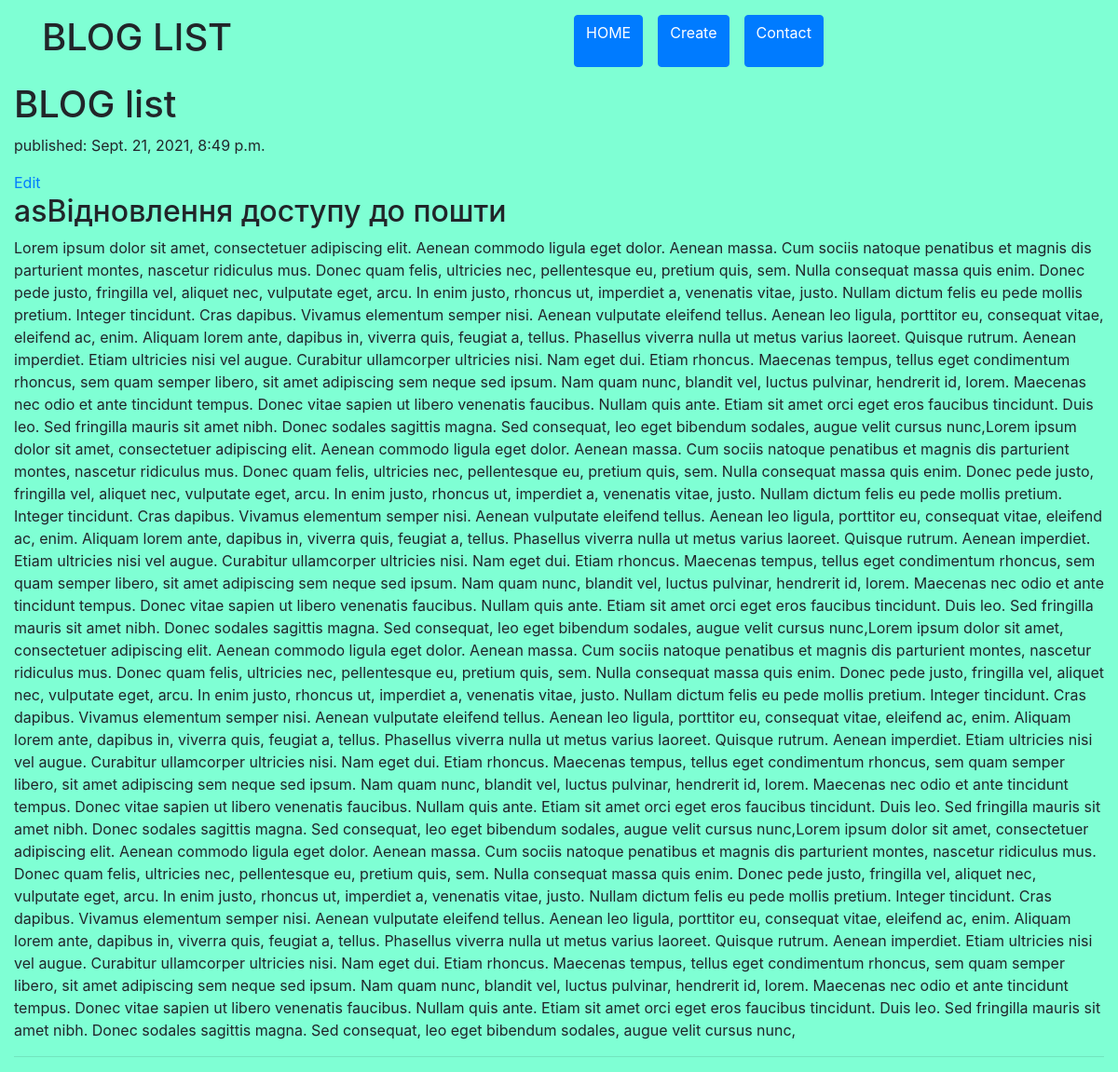
The page /post/2 on the database as committed earlier.
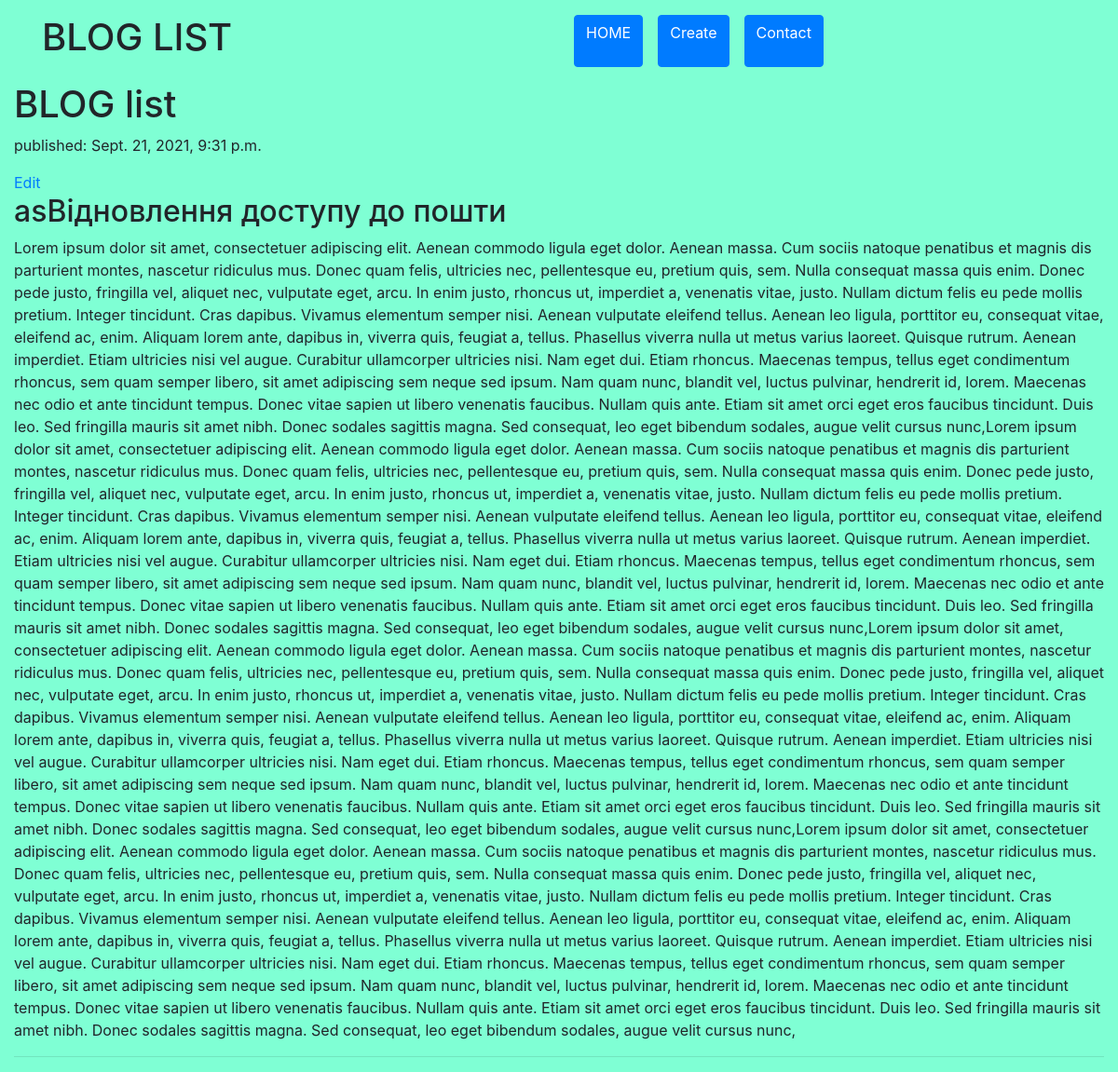
The same page on the database as committed later.
### blog/models.py (models this page shows, shortened)
class Posts(models.Model):
    author = models.ForeignKey('auth.User', on_delete=models.CASCADE)
    title = models.CharField(max_length=200, null=False)
    text = models.TextField(null=False)
    create_date = models.DateTimeField(default=timezone.now)
    publish_date = models.DateTimeField(null=True)

### blog/views.py (the view)
# urls.py: path('post/<int:pk>', views.post_detail, name='post_detail'),
def post_detail(request, pk):
    post = get_object_or_404(Posts, pk=pk)
    return render(request, 'blog/post_detail.html', {'post': post})

### blog/templates/blog/post_detail.html
{% extends 'blog/base.html' %}
{% block content %}
<div class="post">
    {% if post.publish_date %}
    <div class="date">
        <p>published: {{ post.publish_date }}</p>
        <a href="{% url 'post_edit' pk=post.pk %}">Edit</a>
    </div>
    <h2>{{ post.title }}</h2>
    <p>{{ post.text }}</p>
    <hr>
    {% endif %}
</div>
{% endblock content %}

Rows that differ between the two databases and show on the page:
changed Posts "asВідновлення доступу до пошти": publish_date "Sept. 21, 2021, 8:49 p.m." → "Sept. 21, 2021, 9:31 p.m."
